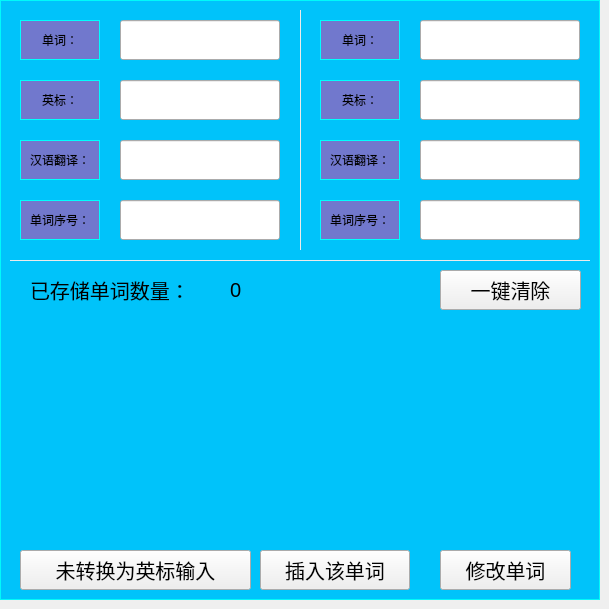
       <widget class="QWidget" name="storage_voca_page">
        <widget class="QFrame" name="frame">
         <property name="geometry">
          <rect>
           <x>0</x>
           <y>0</y>
           <width>600</width>
           <height>600</height>
          </rect>
         </property>
         <property name="styleSheet">
          <string notr="true">#frame{
background-color:rgb(0 ,195, 250);
border-width: 1px;border-style: solid;border-color: rgb(0, 250, 250);
}</string>
         </property>
         <property name="frameShape">
          <enum>QFrame::StyledPanel</enum>
         </property>
         <property name="frameShadow">
          <enum>QFrame::Raised</enum>
         </property>
         <widget class="QPushButton" name="pushButton_10">
          <property name="geometry">
           <rect>
            <x>20</x>
            <y>550</y>
            <width>231</width>
            <height>40</height>
           </rect>
          </property>
          <property name="font">
           <font>
            <family>华文行楷</family>
            <pointsize>15</pointsize>
           </font>
          </property>
          <property name="text">
           <string>未转换为英标输入</string>
          </property>
         </widget>
         <widget class="QLabel" name="label_12">
          <property name="geometry">
           <rect>
            <x>320</x>
            <y>80</y>
            <width>80</width>
            <height>40</height>
           </rect>
          </property>
          <property name="font">
           <font>
            <family>Arial</family>
           </font>
          </property>
          <property name="styleSheet">
           <string notr="true">background-color:rgb(113,120,205);
border-width: 1px;border-style: solid;border-color: rgb(0, 255, 255);</string>
          </property>
          <property name="text">
           <string>英标：</string>
          </property>
          <property name="alignment">
           <set>Qt::AlignCenter</set>
          </property>
         </widget>
         <widget class="QLabel" name="label_13">
          <property name="geometry">
           <rect>
            <x>320</x>
            <y>200</y>
            <width>80</width>
            <height>40</height>
           </rect>
          </property>
          <property name="font">
           <font>
            <family>Arial</family>
           </font>
          </property>
          <property name="styleSheet">
           <string notr="true">background-color:rgb(113,120,205);
border-width: 1px;border-style: solid;border-color: rgb(0, 255, 255);</string>
          </property>
          <property name="text">
           <string>单词序号：</string>
          </property>
          <property name="alignment">
           <set>Qt::AlignCenter</set>
          </property>
         </widget>
         <widget class="QLabel" name="label_14">
          <property name="geometry">
           <rect>
            <x>320</x>
            <y>20</y>
            <width>80</width>
            <height>40</height>
           </rect>
          </property>
          <property name="font">
           <font>
            <family>Arial</family>
           </font>
          </property>
          <property name="styleSheet">
           <string notr="true">background-color:rgb(113,120,205);
border-width: 1px;border-style: solid;border-color: rgb(0, 255, 255);</string>
          </property>
          <property name="text">
           <string>单词：</string>
          </property>
          <property name="alignment">
           <set>Qt::AlignCenter</set>
          </property>
         </widget>
         <widget class="QLabel" name="label_15">
          <property name="geometry">
           <rect>
            <x>320</x>
            <y>140</y>
            <width>80</width>
            <height>40</height>
           </rect>
          </property>
          <property name="font">
           <font>
            <family>Arial</family>
           </font>
          </property>
          <property name="styleSheet">
           <string notr="true">background-color:rgb(113,120,205);
border-width: 1px;border-style: solid;border-color: rgb(0, 255, 255);</string>
          </property>
          <property name="text">
           <string>汉语翻译：</string>
          </property>
          <property name="alignment">
           <set>Qt::AlignCenter</set>
          </property>
         </widget>
         <widget class="QLabel" name="label_27">
          <property name="geometry">
           <rect>
            <x>10</x>
            <y>260</y>
            <width>580</width>
            <height>1</height>
           </rect>
          </property>
          <property name="styleSheet">
           <string notr="true">background-color:rgb(235,235,235);</string>
          </property>
          <property name="text">
           <string/>
          </property>
         </widget>
         <widget class="QLabel" name="label_28">
          <property name="geometry">
           <rect>
            <x>300</x>
            <y>10</y>
            <width>1</width>
            <height>240</height>
           </rect>
          </property>
          <property name="styleSheet">
           <string notr="true">background-color:rgb(235,235,235);</string>
          </property>
          <property name="text">
           <string/>
          </property>
         </widget>
         <widget class="QLabel" name="label_5">
          <property name="geometry">
           <rect>
            <x>20</x>
            <y>20</y>
            <width>80</width>
            <height>40</height>
           </rect>
          </property>
          <property name="font">
           <font>
            <family>Arial</family>
           </font>
          </property>
          <property name="styleSheet">
           <string notr="true">background-color:rgb(113,120,205);
border-width: 1px;border-style: solid;border-color: rgb(0, 255, 255);</string>
          </property>
          <property name="text">
           <string>单词：</string>
          </property>
          <property name="alignment">
           <set>Qt::AlignCenter</set>
          </property>
         </widget>
         <widget class="QLabel" name="label_6">
          <property name="geometry">
           <rect>
            <x>30</x>
            <y>270</y>
            <width>200</width>
            <height>40</height>
           </rect>
          </property>
          <property name="font">
           <font>
            <pointsize>15</pointsize>
           </font>
          </property>
          <property name="text">
           <string>已存储单词数量：</string>
          </property>
         </widget>
         <widget class="QLabel" name="label_8">
          <property name="geometry">
           <rect>
            <x>20</x>
            <y>80</y>
            <width>80</width>
            <height>40</height>
           </rect>
          </property>
          <property name="font">
           <font>
            <family>Arial</family>
           </font>
          </property>
          <property name="styleSheet">
           <string notr="true">background-color:rgb(113,120,205);
border-width: 1px;border-style: solid;border-color: rgb(0, 255, 255);</string>
          </property>
          <property name="text">
           <string>英标：</string>
          </property>
          <property name="alignment">
           <set>Qt::AlignCenter</set>
          </property>
         </widget>
         <widget class="QLabel" name="label_9">
          <property name="geometry">
           <rect>
            <x>20</x>
            <y>140</y>
            <width>80</width>
            <height>40</height>
           </rect>
          </property>
          <property name="font">
           <font>
            <family>Arial</family>
           </font>
          </property>
          <property name="styleSheet">
           <string notr="true">background-color:rgb(113,120,205);
border-width: 1px;border-style: solid;border-color: rgb(0, 255, 255);</string>
          </property>
          <property name="text">
           <string>汉语翻译：</string>
          </property>
          <property name="alignment">
           <set>Qt::AlignCenter</set>
          </property>
         </widget>
         <widget class="QLabel" name="label_10">
          <property name="geometry">
           <rect>
            <x>20</x>
            <y>200</y>
            <width>80</width>
            <height>40</height>
           </rect>
          </property>
          <property name="font">
           <font>
            <family>Arial</family>
           </font>
          </property>
          <property name="styleSheet">
           <string notr="true">background-color:rgb(113,120,205);
border-width: 1px;border-style: solid;border-color: rgb(0, 255, 255);</string>
          </property>
          <property name="text">
           <string>单词序号：</string>
          </property>
          <property name="alignment">
           <set>Qt::AlignCenter</set>
          </property>
         </widget>
         <widget class="QLabel" name="label_11">
          <property name="geometry">
           <rect>
            <x>230</x>
            <y>270</y>
            <width>80</width>
            <height>40</height>
           </rect>
          </property>
          <property name="font">
           <font>
            <pointsize>15</pointsize>
           </font>
          </property>
          <property name="text">
           <string>0</string>
          </property>
         </widget>
         <widget class="QPushButton" name="all_clear_pushButton">
          <property name="geometry">
           <rect>
            <x>440</x>
            <y>270</y>
            <width>141</width>
            <height>40</height>
           </rect>
          </property>
          <property name="font">
           <font>
            <family>华文行楷</family>
            <pointsize>15</pointsize>
           </font>
          </property>
          <property name="text">
           <string>一键清除</string>
          </property>
         </widget>
         <widget class="QPushButton" name="pushButton_8">
          <property name="geometry">
           <rect>
            <x>440</x>
            <y>550</y>
            <width>131</width>
            <height>40</height>
           </rect>
          </property>
          <property name="font">
           <font>
            <family>华文行楷</family>
            <pointsize>15</pointsize>
           </font>
          </property>
          <property name="text">
           <string>修改单词</string>
          </property>
         </widget>
         <widget class="QPushButton" name="pushButton_9">
          <property name="geometry">
           <rect>
            <x>260</x>
            <y>550</y>
            <width>150</width>
            <height>40</height>
           </rect>
          </property>
          <property name="font">
           <font>
            <family>华文行楷</family>
            <pointsize>15</pointsize>
           </font>
          </property>
          <property name="text">
           <string>插入该单词</string>
          </property>
         </widget>
         <widget class="QLineEdit" name="standard_lineEdit">
          <property name="geometry">
           <rect>
            <x>120</x>
            <y>80</y>
            <width>160</width>
            <height>40</height>
           </rect>
          </property>
         </widget>
         <widget class="QLineEdit" name="standard_lineEdit_2">
          <property name="geometry">
           <rect>
            <x>420</x>
            <y>80</y>
            <width>160</width>
            <height>40</height>
           </rect>
          </property>
         </widget>
         <widget class="QLineEdit" name="translation_lineEdit">
          <property name="geometry">
           <rect>
            <x>120</x>
            <y>140</y>
            <width>160</width>
            <height>40</height>
           </rect>
          </property>
         </widget>
         <widget class="QLineEdit" name="translation_lineEdit_2">
          <property name="geometry">
           <rect>
            <x>420</x>
            <y>140</y>
            <width>160</width>
            <height>40</height>
           </rect>
          </property>
         </widget>
         <widget class="QLineEdit" name="voca_lineEdit">
          <property name="geometry">
           <rect>
            <x>120</x>
            <y>20</y>
            <width>160</width>
            <height>40</height>
           </rect>
          </property>
         </widget>
         <widget class="QLineEdit" name="voca_lineEdit_2">
          <property name="geometry">
           <rect>
            <x>420</x>
            <y>20</y>
            <width>160</width>
            <height>40</height>
           </rect>
          </property>
         </widget>
         <widget class="QLineEdit" name="voca_num_lineEdit">
          <property name="geometry">
           <rect>
            <x>120</x>
            <y>200</y>
            <width>160</width>
            <height>40</height>
           </rect>
          </property>
         </widget>
         <widget class="QLineEdit" name="voca_num_lineEdit_2">
          <property name="geometry">
           <rect>
            <x>420</x>
            <y>200</y>
            <width>160</width>
            <height>40</height>
           </rect>
          </property>
         </widget>
        </widget>
       </widget>
